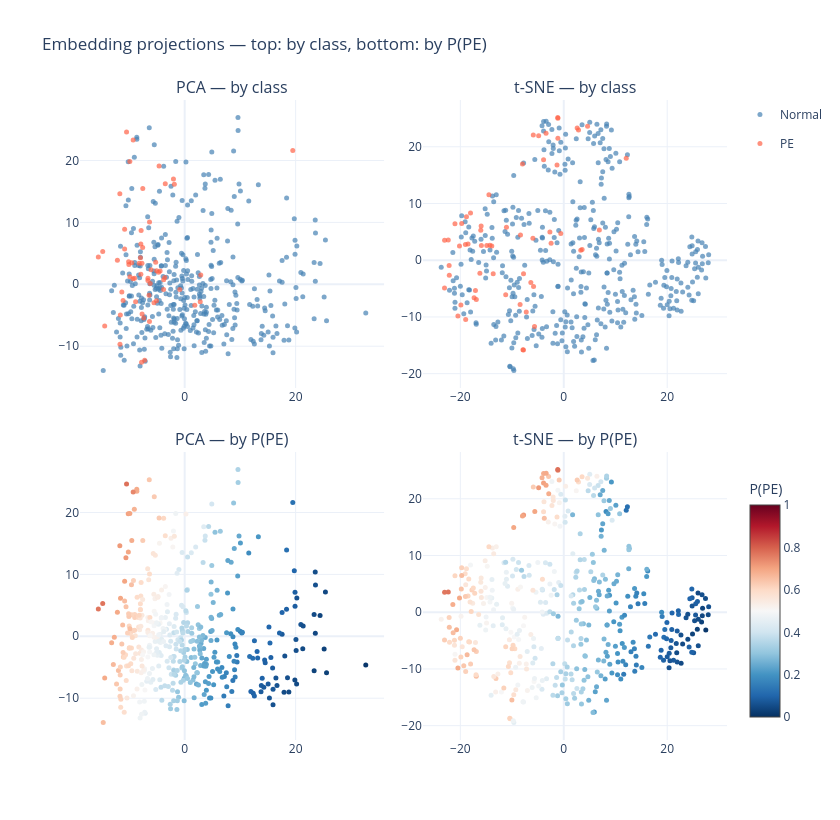

The notebook cell saved with this chart:
### Code cell
panels = []
panels.append(('PCA',   pcs_test[:, :2]))
if emb2_um is not None:
    panels.append(('UMAP',  emb2_um))
panels.append(('t-SNE', emb2_tsne))

fig = make_subplots(rows=2, cols=len(panels),
    subplot_titles=[f'{n} — by class' for n,_ in panels] + [f'{n} — by P(PE)' for n,_ in panels],
    horizontal_spacing=0.06, vertical_spacing=0.10)
for col, (name, emb2) in enumerate(panels, start=1):
    for cls, c in [('Normal', C_NORM), ('PE', C_PE)]:
        m = (np.array(['Normal' if y==0 else 'PE' for y in y_test])==cls)
        fig.add_trace(go.Scatter(x=emb2[m,0], y=emb2[m,1], mode='markers',
            marker=dict(size=5, color=c, opacity=0.7),
            name=cls, legendgroup=cls, showlegend=(col==1)), row=1, col=col)
    fig.add_trace(go.Scatter(x=emb2[:,0], y=emb2[:,1], mode='markers',
        marker=dict(size=5, color=probs_test, colorscale='RdBu_r', cmin=0, cmax=1,
                    showscale=(col==len(panels)),
                    colorbar=dict(title='P(PE)', x=1.02, len=0.4, y=0.22)),
        showlegend=False), row=2, col=col)
fig.update_layout(template='plotly_white', width=420*len(panels), height=820,
    title='Embedding projections — top: by class, bottom: by P(PE)')
fig.show()

### Figure 1 — Plotly figure (JSON) as saved in the notebook; plotly's stock layout.template omitted (floating-point values rounded to 4 significant figures; data arrays with more than 128 entries replaced by an {"elided": "..."} marker saying what was removed)
{"data": [{"legendgroup": "Normal", "marker": {"color": "steelblue", "opacity": 0.7, "size": 5}, "mode": "markers", "name": "Normal", "showlegend": true, "x": {"elided": "373 float values"}, "y": {"elided": "373 float values"}, "type": "scatter", "xaxis": "x", "yaxis": "y"}, {"legendgroup": "PE", "marker": {"color": "tomato", "opacity": 0.7, "size": 5}, "mode": "markers", "name": "PE", "showlegend": true, "x": [-2.027, -6.623, -6.632, -9.543, -10.06, -3.803, -1.864, 19.49, -6.213, -7.555, -6.338, -9.886, -11.69, -7.853, -12.13, -0.884, -3.501, -4.618, 1.821, 2.801, -5.083, -9.288, -10.48, -4.432, -7.701, -9.313, -3.584, -7.904, -3.784, -9.869, -9.026, -7.898, -6.419, -6.066, -4.713, -5.065, -7.38, -7.974, 2.9, -15.57, -10.82, -5.229, -7.578, -8.2, -10.83, -5.539, -7.213, -7.774, -6.348, -14.78, -7.678, -11.66, -14.42, -10.11, -11.1, -11.33, -8.846, -11.6], "y": [17.02, 0.986, 0.5971, 3.48, 3.209, -0.8415, 16.18, 21.6, 0.1225, 15.49, 10.05, 19.84, 14.62, 8.692, 3.899, -0.8609, 16.24, 19.12, -3.403, -2.839, -2.647, 23.31, 24.61, 2.134, 3.386, 0.8899, 1.111, 6.503, 0.7521, 1.199, 0.971, 1.631, -1.773, 2.337, 1.953, 2.187, -5.434, 4.272, 1.521, 4.402, 5.683, 3.558, 5.941, 3.391, 8.909, -3.001, -12.26, -12.61, -6.004, 5.305, -4.788, -9.67, -6.736, 3.623, -2.6, -1.237, -2.83, -4.952], "type": "scatter", "xaxis": "x", "yaxis": "y"}, {"marker": {"cmax": 1, "cmin": 0, "color": {"elided": "431 float values"}, "colorbar": {"len": 0.4, "title": {"text": "P(PE)"}, "x": 1.02, "y": 0.22}, "colorscale": [[0.0, "rgb(5,48,97)"], [0.1, "rgb(33,102,172)"], [0.2, "rgb(67,147,195)"], [0.3, "rgb(146,197,222)"], [0.4, "rgb(209,229,240)"], [0.5, "rgb(247,247,247)"], [0.6, "rgb(253,219,199)"], [0.7, "rgb(244,165,130)"], [0.8, "rgb(214,96,77)"], [0.9, "rgb(178,24,43)"], [1.0, "rgb(103,0,31)"]], "showscale": false, "size": 5}, "mode": "markers", "showlegend": false, "x": {"elided": "431 float values"}, "y": {"elided": "431 float values"}, "type": "scatter", "xaxis": "x3", "yaxis": "y3"}, {"legendgroup": "Normal", "marker": {"color": "steelblue", "opacity": 0.7, "size": 5}, "mode": "markers", "name": "Normal", "showlegend": false, "x": {"elided": "373 float values"}, "y": {"elided": "373 float values"}, "type": "scatter", "xaxis": "x2", "yaxis": "y2"}, {"legendgroup": "PE", "marker": {"color": "tomato", "opacity": 0.7, "size": 5}, "mode": "markers", "name": "PE", "showlegend": false, "x": [-1.137, -5.963, -6.366, -18.51, -19.02, -2.679, 4.605, 12.08, -7.781, -5.891, -1.306, -3.424, -4.856, -3.903, -20.16, -0.576, 2.851, 2.596, 3.285, 3.549, -13.64, -1.136, -1.158, -8.371, -16.05, -11.22, -2.445, -18.82, -11.08, -22.13, -22.16, -15.93, -16.22, -14.89, -13.91, -14.27, -7.253, -14.47, 6.886, -23.04, -19.73, -18.03, -15.98, -21.04, -7.985, -5.839, -7.792, -7.892, -5.656, -22.33, -8.446, -18.96, -20.47, -23.05, -16.91, -17.34, -17.08, -19.89], "y": [21.49, 3.86, -3.924, 2.838, 2.765, 4.979, 23.61, 17.97, -2.373, 22.06, 16.8, 22.39, 21.95, 17.69, 2.515, 4.705, 22.97, 23.29, 1.768, 1.888, -2.401, 25.02, 25.15, 4.446, 5.26, -6.069, 2.988, 7.68, 5.807, -2.634, -0.9261, 2.572, -2.319, 2.574, 2.505, 2.656, -9.149, 11.54, 5.334, 3.538, 6.461, 8.316, 6.013, 6.443, 16.96, -4.647, -15.84, -15.8, -11.67, 3.579, -7.826, -10.47, -9.845, -4.905, -6.935, -6.601, -5.324, -7.906], "type": "scatter", "xaxis": "x2", "yaxis": "y2"}, {"marker": {"cmax": 1, "cmin": 0, "color": {"elided": "431 float values"}, "colorbar": {"len": 0.4, "title": {"text": "P(PE)"}, "x": 1.02, "y": 0.22}, "colorscale": [[0.0, "rgb(5,48,97)"], [0.1, "rgb(33,102,172)"], [0.2, "rgb(67,147,195)"], [0.3, "rgb(146,197,222)"], [0.4, "rgb(209,229,240)"], [0.5, "rgb(247,247,247)"], [0.6, "rgb(253,219,199)"], [0.7, "rgb(244,165,130)"], [0.8, "rgb(214,96,77)"], [0.9, "rgb(178,24,43)"], [1.0, "rgb(103,0,31)"]], "showscale": true, "size": 5}, "mode": "markers", "showlegend": false, "x": {"elided": "431 float values"}, "y": {"elided": "431 float values"}, "type": "scatter", "xaxis": "x4", "yaxis": "y4"}], "layout": {"xaxis": {"anchor": "y", "domain": [0.0, 0.47]}, "yaxis": {"anchor": "x", "domain": [0.55, 1.0]}, "xaxis2": {"anchor": "y2", "domain": [0.53, 1.0]}, "yaxis2": {"anchor": "x2", "domain": [0.55, 1.0]}, "xaxis3": {"anchor": "y3", "domain": [0.0, 0.47]}, "yaxis3": {"anchor": "x3", "domain": [0.0, 0.45]}, "xaxis4": {"anchor": "y4", "domain": [0.53, 1.0]}, "yaxis4": {"anchor": "x4", "domain": [0.0, 0.45]}, "annotations": [{"font": {"size": 16}, "showarrow": false, "text": "PCA — by class", "x": 0.235, "xanchor": "center", "xref": "paper", "y": 1.0, "yanchor": "bottom", "yref": "paper"}, {"font": {"size": 16}, "showarrow": false, "text": "t-SNE — by class", "x": 0.765, "xanchor": "center", "xref": "paper", "y": 1.0, "yanchor": "bottom", "yref": "paper"}, {"font": {"size": 16}, "showarrow": false, "text": "PCA — by P(PE)", "x": 0.235, "xanchor": "center", "xref": "paper", "y": 0.45, "yanchor": "bottom", "yref": "paper"}, {"font": {"size": 16}, "showarrow": false, "text": "t-SNE — by P(PE)", "x": 0.765, "xanchor": "center", "xref": "paper", "y": 0.45, "yanchor": "bottom", "yref": "paper"}], "width": 840, "height": 820, "title": {"text": "Embedding projections — top: by class, bottom: by P(PE)"}}}
